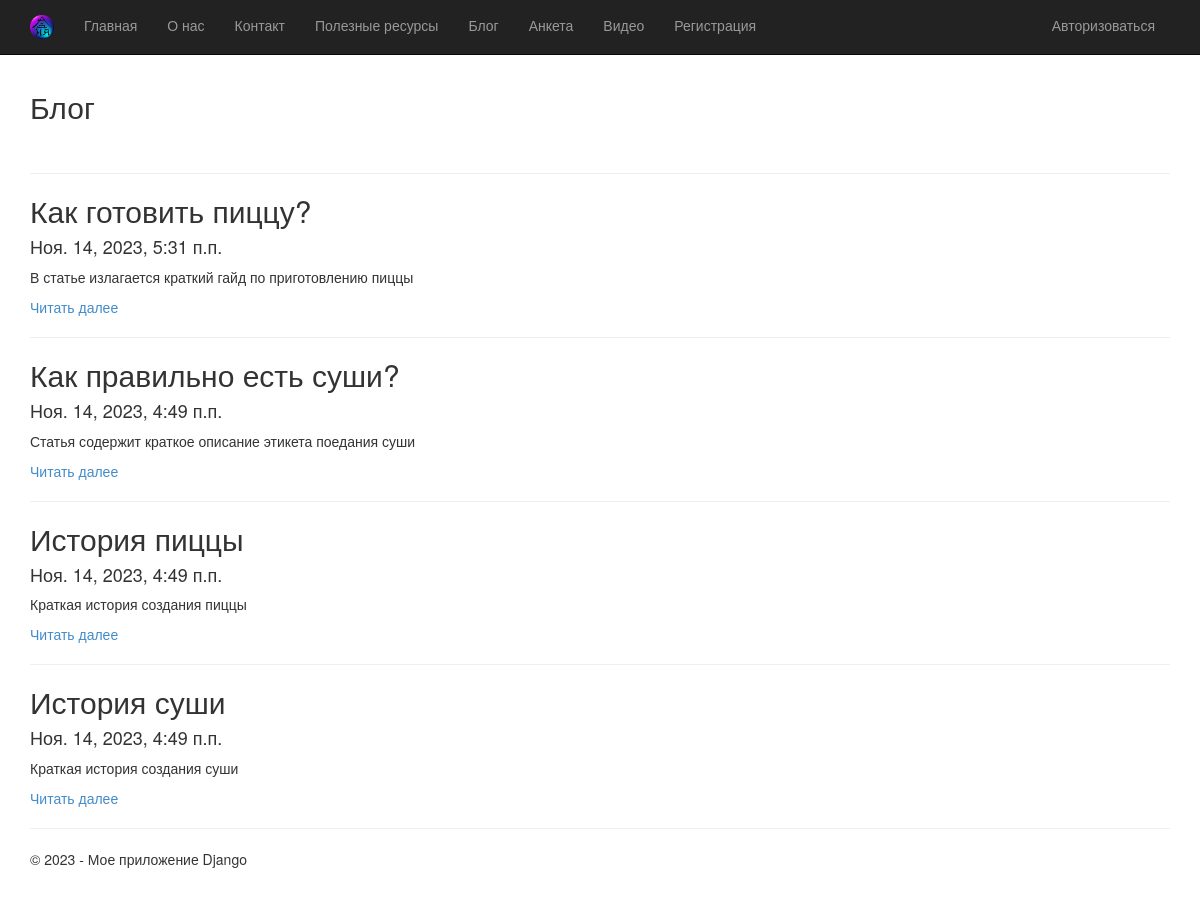
Screenshot of /blog/ with the database file from the repository.
### app/models.py (models this page shows, shortened)
class Blog(models.Model):
    title = models.CharField(max_length=100, unique_for_date= "posted", verbose_name = "Заголовок")
    description = models.TextField(verbose_name="Краткое содержание")
    content = models.TextField(verbose_name="Полное содержание")
    posted = models.DateTimeField(default= datetime.now(), db_index=True, verbose_name="Опубликована")
    author = models.ForeignKey(User, null=True, blank=True, on_delete = models.SET_NULL, verbose_name = "Автор")
    image = models.FileField(default='temp.jpg', verbose_name = "Путь к картинке")
    class Meta:
        db_table = "Posts"# имя таблицы для модели
        ordering = ["-posted"] # Порядок сортировки данных в модели (- это убывание)
        verbose_name = "статья блога" #Имя которое будет отображаться в администратимном разделе (для одной статьи)
        verbose_name_plural = "статья блога" #Для всех статей

### app/views.py (the view)
# urls.py: path('blog/', views.blog, name='blog'),
def blog(request):
    assert isinstance(request, HttpRequest)
    posts = Blog.objects.all() # запрос на выбор всех статей блога из модели
    return render(
        request,
        'app/blog.html',
        {
            'title':'Блог',
            'posts': posts, # передача списка статей в шаблон веб-страницы
            'year':datetime.now().year,
        }
    )

### app/templates/app/blog.html
{% extends "app/layout.html" %}
{% block content %}
<h2>{{ title }}</h2>
<br />
{% for post in posts %}
<hr />
<div class="">
    <h2> {{post.title}} </h2>
    <h4> {{post.posted}} </h4>
    <p> {{post.description}} </p>
    <p><a href="{% url 'blogpost' parametr=post.id %}"> Читать далее </a> </p>
</div>
{% endfor %}
{% endblock %}

### app/static/app/content/site.css (style rules this page uses)
body { padding-top: 50px; padding-bottom: 20px; }

### rows the page displays
Blog: title "Как готовить пиццу?", posted "Ноя. 14, 2023, 5:31 п.п.", description "В статье излагается краткий гайд по приготовлению пиццы"
Blog: title "Как правильно есть суши?", posted "Ноя. 14, 2023, 4:49 п.п.", description "Статья содержит краткое описание этикета поедания суши"
Blog: title "История пиццы", posted "Ноя. 14, 2023, 4:49 п.п.", description "Краткая история создания пиццы"
Blog: title "История суши", posted "Ноя. 14, 2023, 4:49 п.п.", description "Краткая история создания суши"

### other values shown
{{ title }} "Блог"
